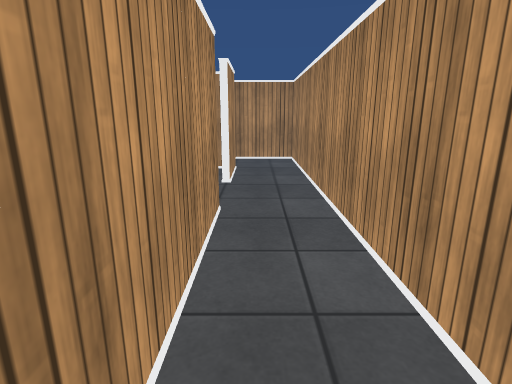
view 1 (above)

24 first-person views from a walk through a scene from a Unity 3-D project. The camera is 1.3 m above the floor, tilts 14° down and sees 80° across. The floor is counted in squares, 0.6 m on a side. Each view is taken from the middle of a square. On the plan, view 1 faces up. The plan holds only what a view shows up to about 18 squares ahead; the rest is blank. The place goes on beyond the plan. The player is left out. Surface patterns are stand-ins for the level's own textures.

view 2
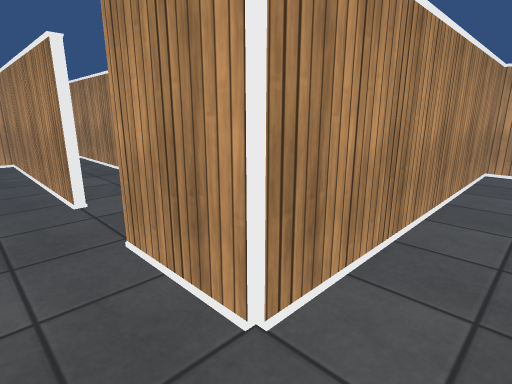

view 3
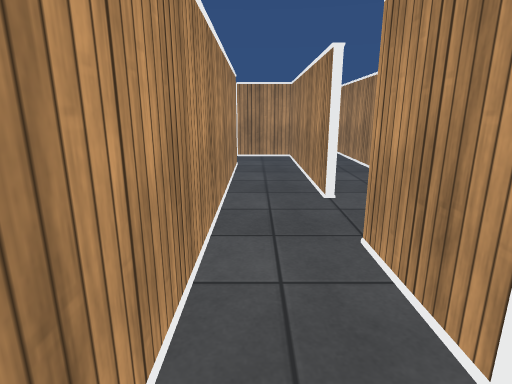

view 4
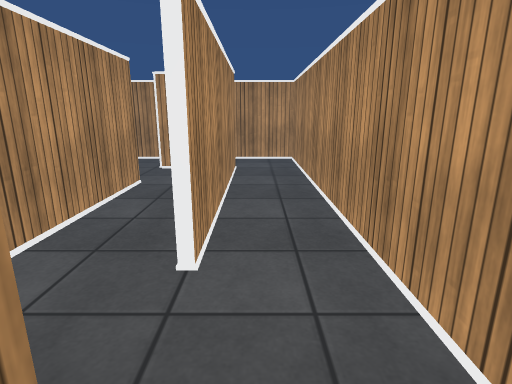

view 5
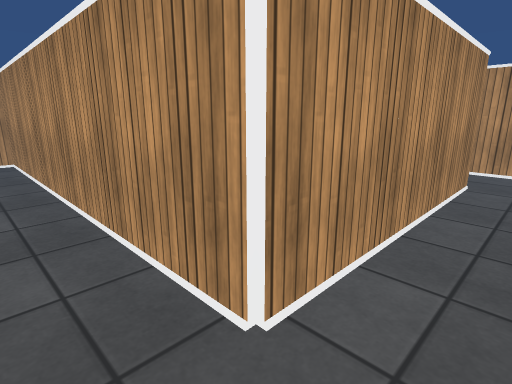

view 6
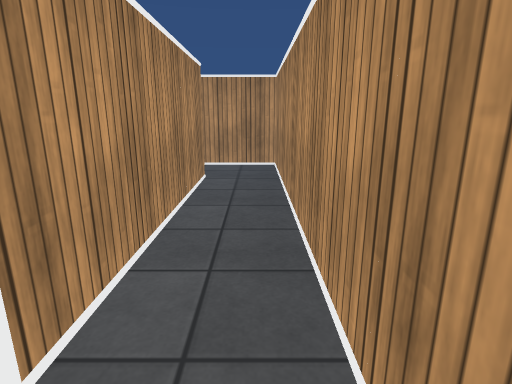

view 7
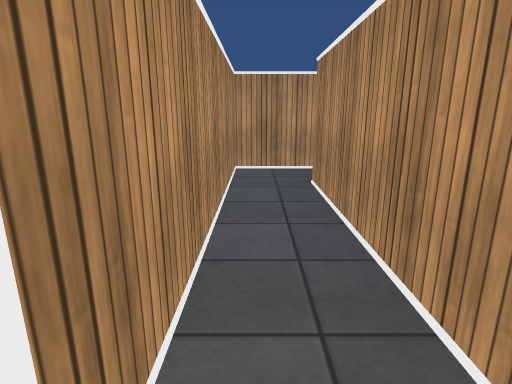

view 8
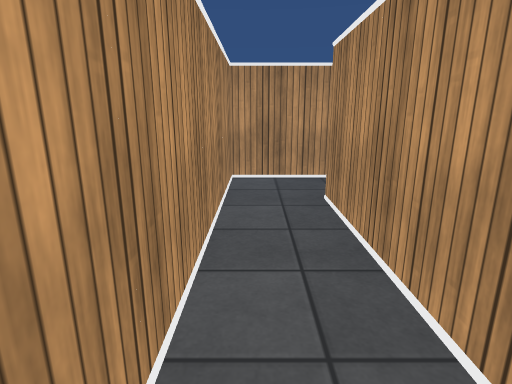

view 9
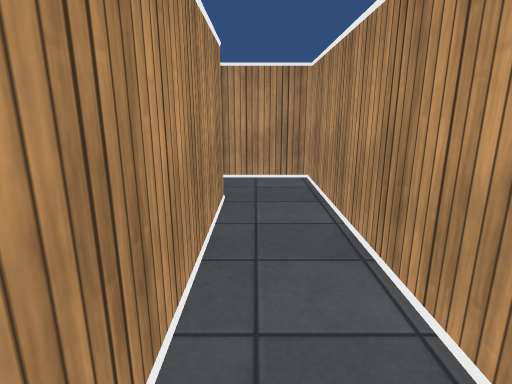

view 10
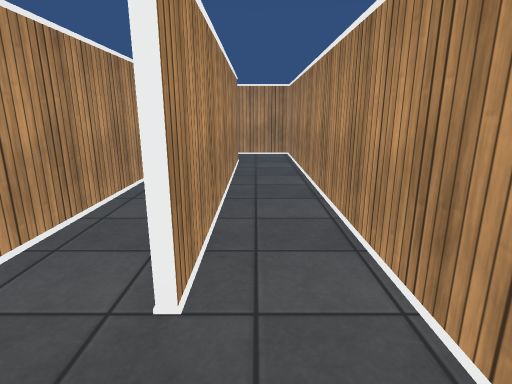

view 11
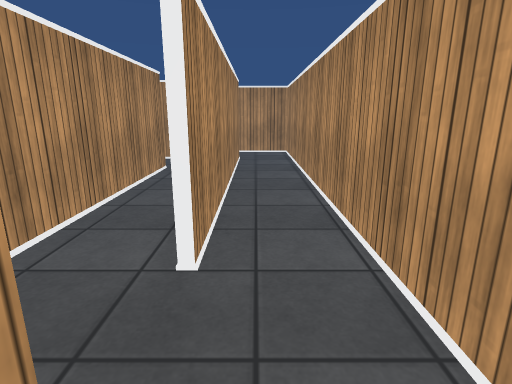

view 12
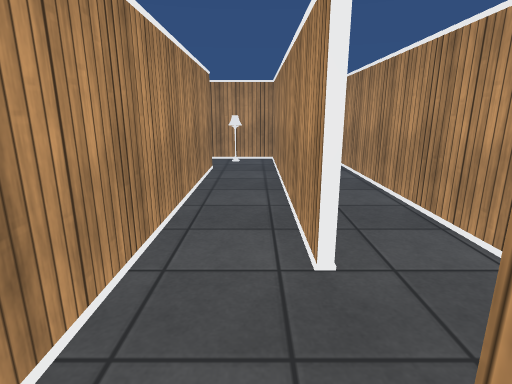

view 13
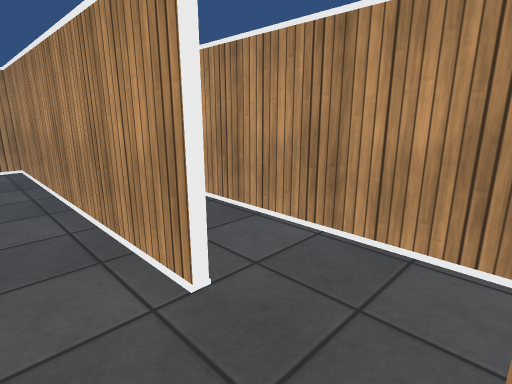

view 14
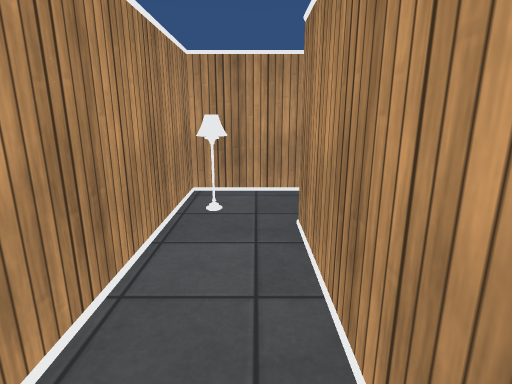

view 15
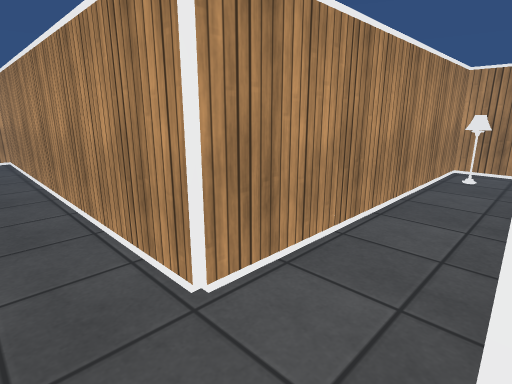

view 16
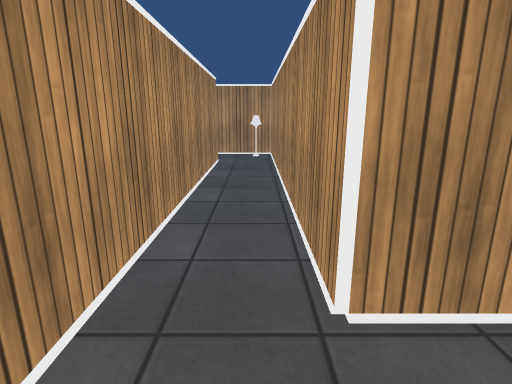

view 17
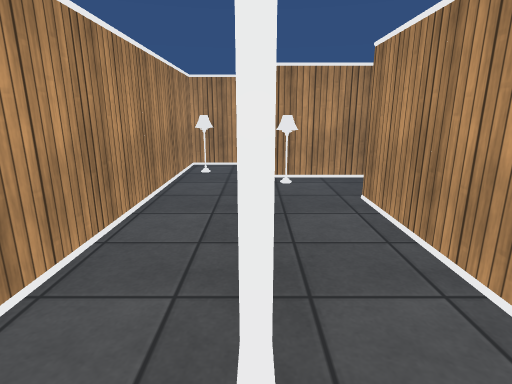

view 18
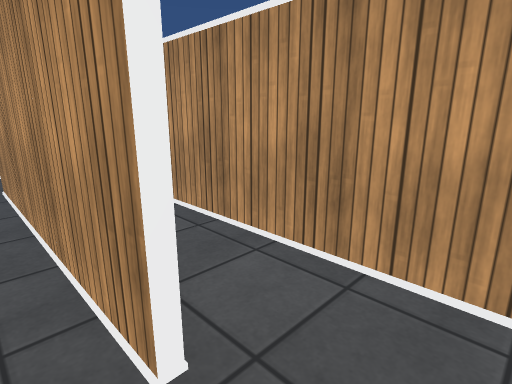

view 19
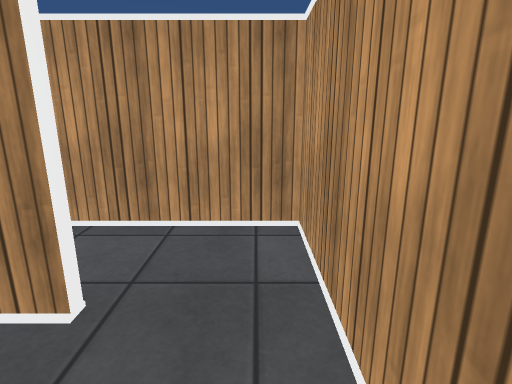

view 20
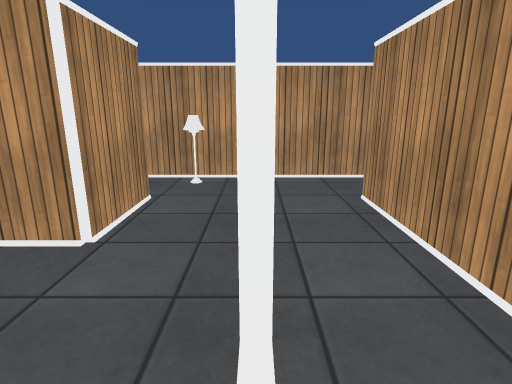

view 21
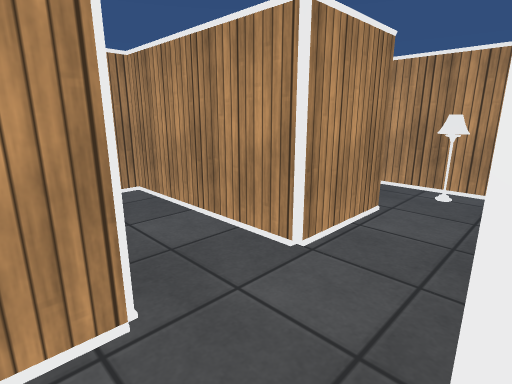

view 22
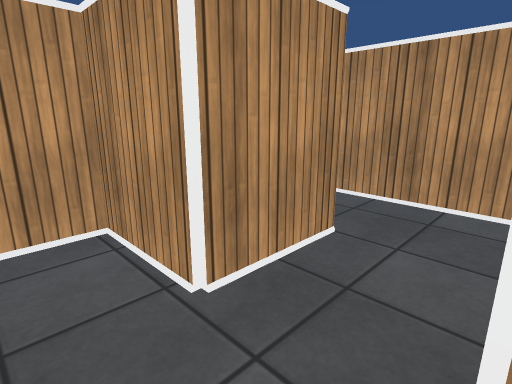

view 23
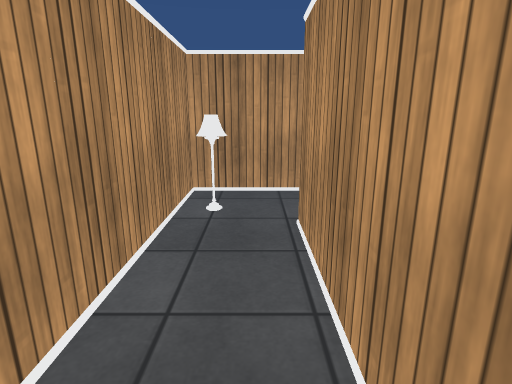

view 24
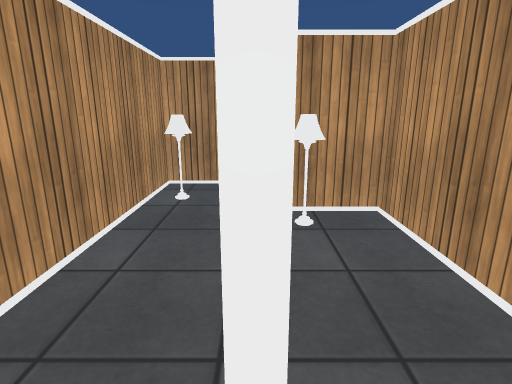

### Floor plan
Points are (right, up) in squares from view 1. A wall is a line through its corners. A room is listed if a view was taken in it or the views show most of it. See-through windows are left out.
Room 1 (views 1, 2, 3, 7, 8, 9, 10, 11)
walls: (-0.9, 7.1) (-0.9, -1.9) (2.1, -1.9); (1.9, 1) (1.9, 15.9) (-10.1, 15.9) (-10.1, 28.1); (-12.9, 30.9) (-12.9, 13.1) (-0.9, 13.1) (-0.9, 10)
ways out: opening at (-1, 9) to room 2; opening at (-10, 30.5) to room 3; opening at (2, -0.5)
Room 2 (views 4, 5, 6)
walls: (-1.4, 12.9) (-15.9, 12.9) (-15.9, 9.6); (-1.1, -2) (-1.1, 7); (-13.1, 10.1) (-3.9, 10.1) (-3.9, -4.9) (-0.9, -4.9)
ways out: opening at (-1, 9) to room 1; opening at (-14.5, 10)
Room 3 (views 12, 13, 14, 18, 19)
walls: (2.1, 18.9) (-7.1, 18.9) (-7.1, 30.3); (-9.9, 28.1) (-9.9, 16.1) (2.1, 16.1) (2.1, 1.1) (5.3, 1.1); (4.9, 4) (4.9, 18.4)
ways out: opening at (-10, 30.5) to room 1; opening at (3, 19) to room 4
objects: other object (-8, 17); other object (3, 2)
Room 4 (views 15, 16, 17, 20, 21)
walls: (-3, 19.1) (2.1, 19.1) (2.1, 18.9); (4.9, 18.4) (4.9, 21.9) (-4, 21.9); (-6.9, 22.5) (-6.9, 19.6)
ways out: opening at (3, 19) to room 3; opening at (-5.5, 22) to room 6
objects: other object (-6, 20)
Room 5 (views 22, 23, 24)
walls: (-3.9, 28.1) (-3.9, 24.9); (2.1, 30.2) (2.1, 24.9) (-1.1, 24.9) (-1.1, 30.9) (-4.6, 30.9); (1.6, 22.1) (4.9, 22.1) (4.9, 29.2)
ways out: opening at (-4, 23.5) to room 6; opening at (-4, 29.5); opening at (2, 32)
objects: other object (4, 24)
Room 6 (no view inside)
walls: (-3.9, 24.9) (-6.9, 24.9) (-6.9, 22.5)
ways out: opening at (-5.5, 22) to room 4; opening at (-4, 23.5) to room 5

Positions as (right, up) in squares from view 1, and headings:
1: (0, 0), facing up
2: (1, 15), facing down-left
3: (1, 15), facing down
4: (-2, 11), facing down
5: (-2, 12), facing down-left
6: (-2, 12), facing left
7: (0, 14), facing left
8: (-2, 14), facing left
9: (-11, 24), facing down
10: (-11, 31), facing down
11: (-11, 32), facing down
12: (-9, 32), facing down
13: (-8, 31), facing down-left
14: (-1, 18), facing left
15: (4, 19), facing down-left
16: (3, 19), facing down
17: (4, 19), facing left
18: (4, 18), facing up-left
19: (4, 16), facing up
20: (-6, 22), facing right
21: (-5, 22), facing up-right
22: (-1, 23), facing up-left
23: (3, 31), facing down
24: (2, 32), facing down
